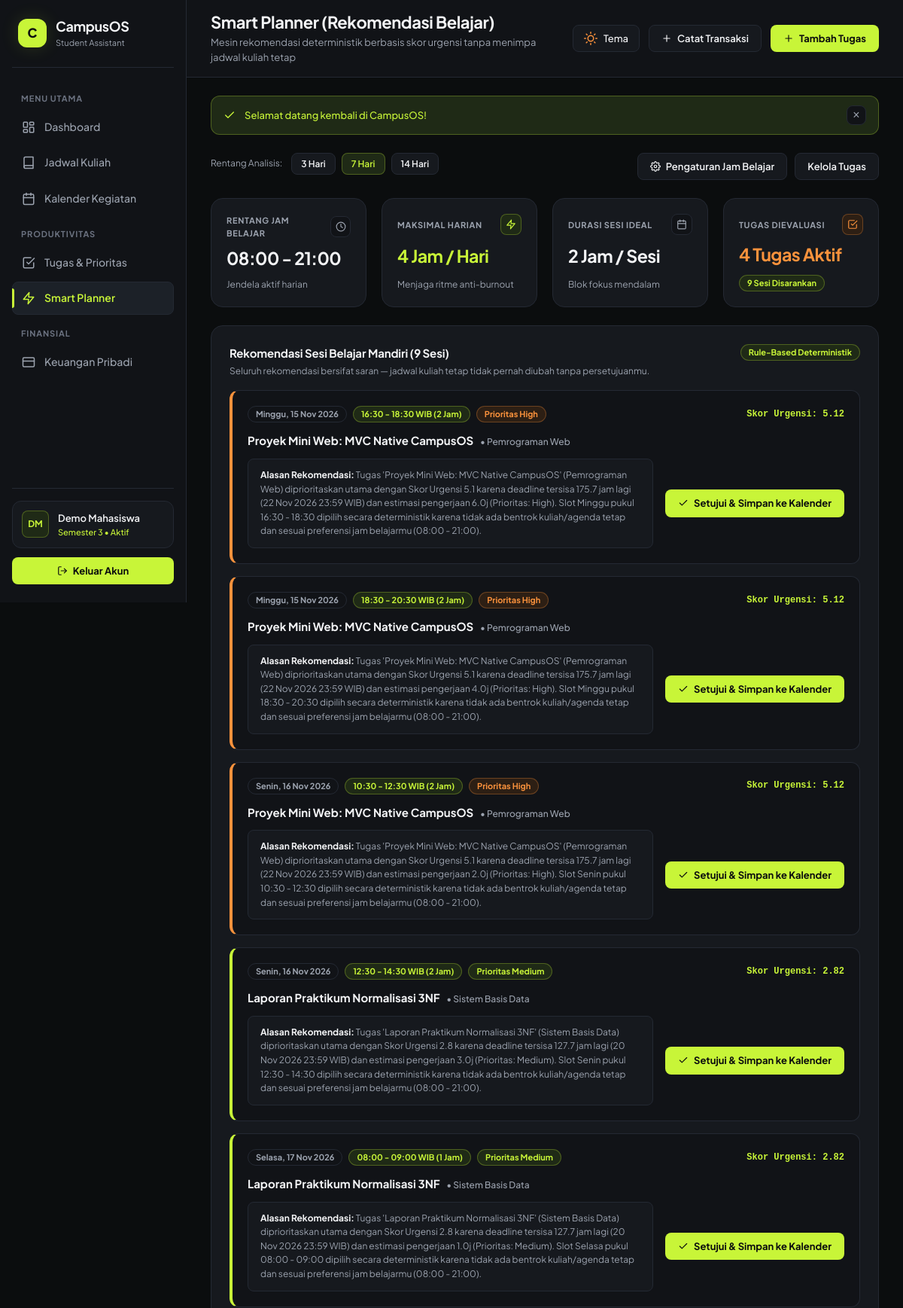
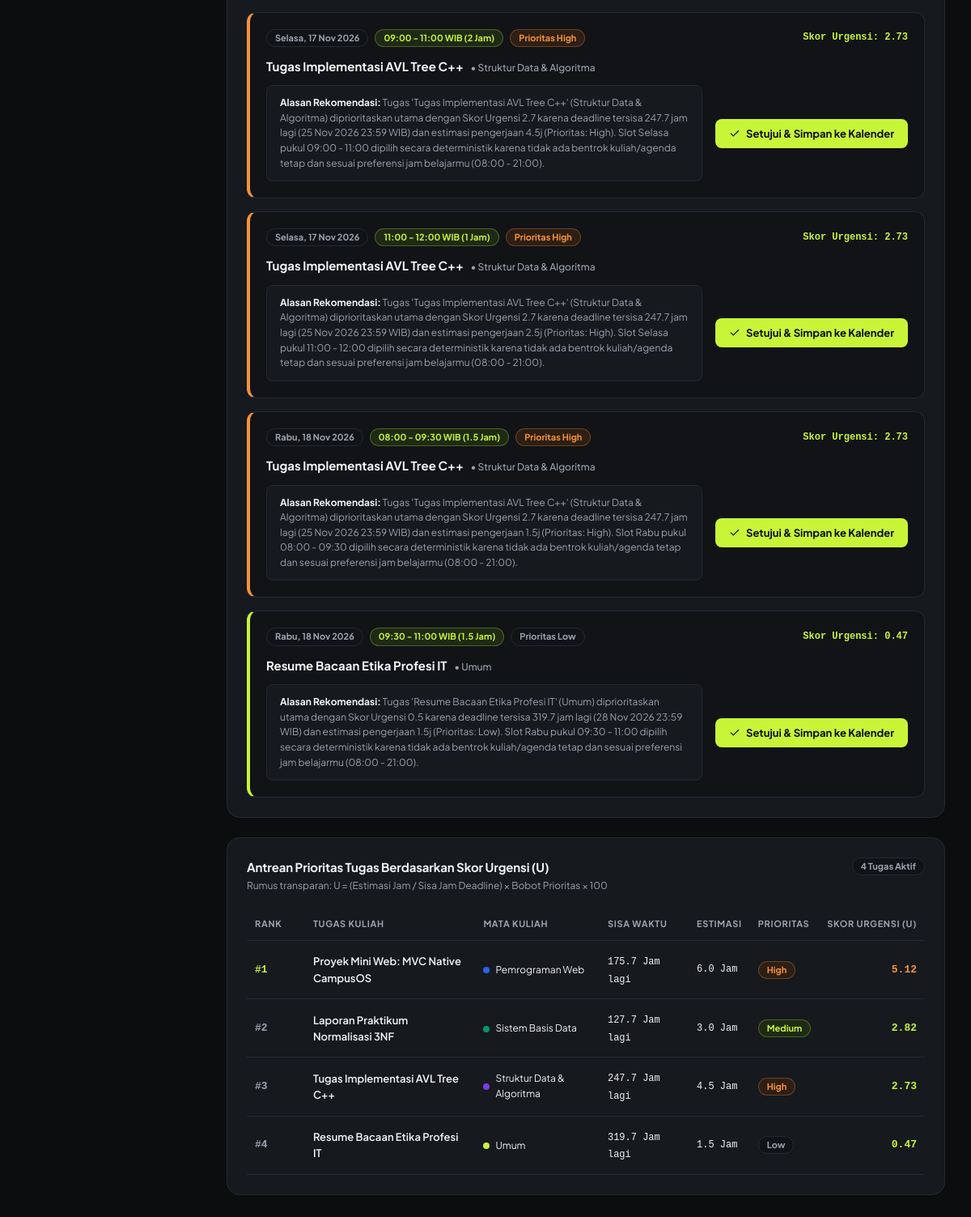
Page /index.php?page=planner (signed in) on the committed database (2 pictures, top to bottom).
### tables this page shows
CREATE TABLE IF NOT EXISTS `planning_preferences` (
    `id` INT AUTO_INCREMENT PRIMARY KEY,
    `user_id` INT NOT NULL UNIQUE,
    `study_start_hour` TIME NOT NULL DEFAULT '08:00:00',
    `study_end_hour` TIME NOT NULL DEFAULT '21:00:00',
    `max_daily_study_hours` TINYINT NOT NULL DEFAULT 4,
    `preferred_session_hours` TINYINT NOT NULL DEFAULT 2,
    `updated_at` TIMESTAMP NOT NULL DEFAULT CURRENT_TIMESTAMP ON UPDATE CURRENT_TIMESTAMP,
    CONSTRAINT `fk_planning_user` FOREIGN KEY (`user_id`) 
        REFERENCES `users` (`id`) ON DELETE CASCADE
);

CREATE TABLE IF NOT EXISTS `tasks` (
    `id` INT AUTO_INCREMENT PRIMARY KEY,
    `user_id` INT NOT NULL,
    `course_id` INT NULL,
    `title` VARCHAR(150) NOT NULL,
    `description` TEXT NULL,
    `deadline_date` DATE NOT NULL,
    `deadline_time` TIME NOT NULL DEFAULT '23:59:00',
    `estimated_hours` DECIMAL(4,1) NOT NULL DEFAULT 2.0,
    `priority` ENUM('low', 'medium', 'high') NOT NULL,
    `status` ENUM('pending', 'in_progress', 'done') NOT NULL DEFAULT 'pending',
    `created_at` TIMESTAMP NOT NULL DEFAULT CURRENT_TIMESTAMP,
    INDEX `idx_tasks_user_status_deadline` (`user_id`, `status`, `deadline_date`),
    CONSTRAINT `fk_tasks_user` FOREIGN KEY (`user_id`) 
        REFERENCES `users` (`id`) ON DELETE CASCADE,
    CONSTRAINT `fk_tasks_course` FOREIGN KEY (`course_id`) 
        REFERENCES `courses` (`id`) ON DELETE SET NULL
);

CREATE TABLE IF NOT EXISTS `courses` (
    `id` INT AUTO_INCREMENT PRIMARY KEY,
    `user_id` INT NOT NULL,
    `course_code` VARCHAR(20) NOT NULL,
    `course_name` VARCHAR(120) NOT NULL,
    `lecturer` VARCHAR(100) NULL,
    `credits` TINYINT NOT NULL DEFAULT 3,
    `color_hex` VARCHAR(7) NOT NULL DEFAULT '#3B82F6',
    `created_at` TIMESTAMP NOT NULL DEFAULT CURRENT_TIMESTAMP,
    CONSTRAINT `fk_courses_user` FOREIGN KEY (`user_id`) 
        REFERENCES `users` (`id`) ON DELETE CASCADE
);

### views/planner/index.php (the view, shortened to what the rows shown need)
<?php
$recommendations = $recommendations ?? [];
$plannerData = $plannerData ?? [];
$preferences = $preferences ?? [];
$rankedTasks = $rankedTasks ?? [];
$studyStart = substr($preferences['study_start_hour'] ?? '08:00:00', 0, 5);
$studyEnd   = substr($preferences['study_end_hour'] ?? '21:00:00', 0, 5);
$maxDaily   = (int) ($preferences['max_daily_study_hours'] ?? 4);
$idealSess  = (int) ($preferences['preferred_session_hours'] ?? 2);
?>
<section class="kpi-grid-4" aria-label="Preferensi Jam Belajar Smart Planner">
  <article class="kpi-card">
    <div class="kpi-top">
      <span class="kpi-label">Rentang Jam Belajar</span>
      <span class="kpi-icon-dot" aria-hidden="true">
      </span>
    </div>
    <div class="kpi-value is-compact"><?= e($studyStart) ?> - <?= e($studyEnd) ?></div>
    <div class="kpi-footer">
      <span>Jendela aktif harian</span>
    </div>
  </article>
  <article class="kpi-card">
    <div class="kpi-top">
      <span class="kpi-label">Maksimal Harian</span>
      <span class="kpi-icon-dot is-lime" aria-hidden="true">
      </span>
    </div>
    <div class="kpi-value is-lime is-compact"><?= $maxDaily ?> Jam / Hari</div>
    <div class="kpi-footer">
      <span>Menjaga ritme anti-burnout</span>
    </div>
  </article>
  <article class="kpi-card">
    <div class="kpi-top">
      <span class="kpi-label">Durasi Sesi Ideal</span>
      <span class="kpi-icon-dot" aria-hidden="true">
      </span>
    </div>
    <div class="kpi-value is-compact"><?= $idealSess ?> Jam / Sesi</div>
    <div class="kpi-footer">
      <span>Blok fokus mendalam</span>
    </div>
  </article>
</section>
<article class="bento-card">
  <div class="card-header-row">
    <div class="card-heading-group">
      <h2 class="card-heading-title">Rekomendasi Sesi Belajar Mandiri (<?= count($recommendations) ?> Sesi)</h2>
    </div>
  </div>
  <?php if (empty($recommendations)): ?>
    <div class="empty-state">
      <div class="empty-state-icon" aria-hidden="true">
        <svg class="ui-icon" viewBox="0 0 24 24">
          <polygon points="13 2 3 14 12 14 11 22 21 10 12 10 13 2"></polygon>
        </svg>
      </div>
      <h3 class="empty-state-title">Belum Ada Rekomendasi Slot Belajar</h3>
      <p class="empty-state-desc">
        <?= e($plannerData['message'] ?? 'Semua tugas telah selesai, atau tidak ditemukan slot luang yang sesuai preferensi jam belajarmu.') ?>
      </p>
      <div style="display: flex; gap: 10px; flex-wrap: wrap; justify-content: center;">
        <button type="button" class="btn-lime" data-open-modal="quickTaskModal">+ Tambah Tugas Baru</button>
        <button type="button" class="btn-secondary" data-open-modal="prefsModal">Sesuaikan Jam Belajar</button>
      </div>
    </div>
  <?php else: ?>
    <div class="planner-rec-list">
      <?php foreach ($recommendations as $rec):
        $isHigh = (($rec['priority'] ?? '') === 'high');
        $prioBadgeClass = $isHigh ? 'pill-orange' : (($rec['priority'] ?? '') === 'medium' ? 'pill-lime' : 'pill-neutral');
      ?>
        <div class="planner-rec-card <?= $isHigh ? 'is-high' : '' ?>">
          <div class="planner-rec-top">
            <div class="planner-rec-badges">
              <span class="pill pill-neutral">
                <?= e($rec['day_name']) ?>, <?= date('d M Y', strtotime($rec['date'])) ?>
              </span>
              <span class="pill pill-lime">
                <?= e($rec['start_time']) ?> - <?= e($rec['end_time']) ?> WIB (<?= e($rec['session_duration_hours']) ?> Jam)
              </span>
              <span class="pill <?= $prioBadgeClass ?>">
                Prioritas <?= ucfirst(e($rec['priority'] ?? 'Medium')) ?>
              </span>
            </div>
            <span style="font-family: var(--font-family-mono); font-size: var(--font-size-xs); font-weight: var(--font-weight-bold); color: var(--accent-lime);">
              Skor Urgensi: <?= e($rec['urgency_score']) ?>
            </span>
          </div>
          <div class="planner-rec-title">
            <?= e($rec['task_title']) ?>
            <span class="planner-rec-course">• <?= e($rec['course_name'] ?? 'Umum') ?></span>
          </div>
          <div class="planner-rec-body">
            <div class="planner-reason-box">
              <strong>Alasan Rekomendasi:</strong> <?= e($rec['reason']) ?>
            </div>
            <form method="POST" action="index.php?page=calendar&action=store_event" style="flex-shrink: 0;">
              <button
                type="submit"
                class="btn-lime"
                onclick="return confirm('Simpan sesi belajar <?= e($rec['day_name']) ?> <?= e($rec['start_time']) ?>-<?= e($rec['end_time']) ?> WIB ke Kalender Kegiatanmu?');"
              >
                <svg class="ui-icon ui-icon-xs" viewBox="0 0 24 24" aria-hidden="true">
                  <polyline points="20 6 9 17 4 12"></polyline>
                </svg>
                <span>Setujui &amp; Simpan ke Kalender</span>
              </button>
            </form>
          </div>
        </div>
      <?php endforeach; ?>
    </div>
  <?php endif; ?>
</article>
<article class="bento-card">
  <div class="card-header-row">
    <div class="card-heading-group">
      <h2 class="card-heading-title">Antrean Prioritas Tugas Berdasarkan Skor Urgensi (U)</h2>
    </div>
  </div>
  <?php if (empty($rankedTasks)): ?>
    <div class="empty-state" style="padding: 28px 12px;">
      <p class="empty-state-desc" style="margin-bottom: 0;">Tidak ada tugas aktif dalam antrean evaluasi saat ini.</p>
    </div>
  <?php else: ?>
    <div class="data-table-wrap">
      <table class="data-table">
        <thead>
          <tr>
            <th style="width: 72px;">Rank</th>
            <th>Tugas Kuliah</th>
            <th>Mata Kuliah</th>
            <th>Sisa Waktu</th>
            <th>Estimasi</th>
            <th>Prioritas</th>
            <th style="text-align: right;">Skor Urgensi (U)</th>
          </tr>
        </thead>
        <tbody>
          <?php foreach ($rankedTasks as $idx => $rt):
            $rtPrioClass = match ($rt['priority'] ?? 'medium') {
                'high'   => 'pill-orange',
                'medium' => 'pill-lime',
                default  => 'pill-neutral',
            };
          ?>
            <tr>
              <td style="font-family: var(--font-family-mono); font-weight: var(--font-weight-bold); color: <?= $idx === 0 ? 'var(--accent-lime)' : 'var(--text-secondary)' ?>;">
                #<?= $idx + 1 ?>
              </td>
              <td>
                <div class="task-title-text"><?= e($rt['title']) ?></div>
              </td>
              <td>
                <span class="course-chip">
                  <span class="course-dot" style="background-color: <?= e($rt['color_hex'] ?? '#C8F538') ?>;"></span>
                  <span><?= e($rt['course_name'] ?? 'Umum') ?></span>
                </span>
              </td>
              <td>
                <?php if (!empty($rt['is_overdue'])): ?>
                  <span class="pill pill-danger">Lewat Deadline</span>
                <?php else: ?>
                  <span style="font-family: var(--font-family-mono); font-size: var(--font-size-xs);">
                    <?= number_format((float) ($rt['remaining_hours'] ?? 0), 1) ?> Jam lagi
                  </span>
                <?php endif; ?>
              </td>
              <td style="font-family: var(--font-family-mono); font-size: var(--font-size-xs);">
                <?= number_format((float) ($rt['estimated_hours'] ?? 2.0), 1) ?> Jam
              </td>
              <td>
                <span class="pill <?= $rtPrioClass ?>"><?= ucfirst(e($rt['priority'] ?? 'medium')) ?></span>
              </td>
              <td style="text-align: right; font-family: var(--font-family-mono); font-weight: var(--font-weight-bold); color: <?= $idx === 0 ? 'var(--accent-orange)' : 'var(--accent-lime)' ?>;">
                <?= e($rt['urgency_score']) ?>
              </td>
            </tr>
          <?php endforeach; ?>
        </tbody>
      </table>
    </div>
  <?php endif; ?>
</article>

### rows in the picture
planning_preferences: study_start_hour "08:00", study_end_hour "21:00", max_daily_study_hours "4", preferred_session_hours "2"
tasks: day_name "Minggu", date "15 Nov 2026", start_time "16:30", end_time "18:30", session_duration_hours "2", priority "High", urgency_score "5.12", title "Proyek Mini Web: MVC Native CampusOS", course.course_name "Pemrograman Web", reason "Tugas 'Proyek Mini Web: MVC Native CampusOS' (Pemrograman Web) diprioritaskan utama dengan Skor Urgensi 5.1 karena deadline tersisa 175.7 jam lagi (22 Nov 2026 23:59 WIB) dan estimasi pengerjaan 6.0j (Prioritas: High). Slot Minggu pukul 16:30 - 18:30 dipilih secara deterministik karena tidak ada bentrok kuliah/agenda tetap dan sesuai preferensi jam belajarmu (08:00 - 21:00).", start_time "18:30", end_time "20:30", reason "Tugas 'Proyek Mini Web: MVC Native CampusOS' (Pemrograman Web) diprioritaskan utama dengan Skor Urgensi 5.1 karena deadline tersisa 175.7 jam lagi (22 Nov 2026 23:59 WIB) dan estimasi pengerjaan 4.0j (Prioritas: High). Slot Minggu pukul 18:30 - 20:30 dipilih secara deterministik karena tidak ada bentrok kuliah/agenda tetap dan sesuai preferensi jam belajarmu (08:00 - 21:00).", day_name "Senin", date "16 Nov 2026", start_time "10:30", end_time "12:30", reason "Tugas 'Proyek Mini Web: MVC Native CampusOS' (Pemrograman Web) diprioritaskan utama dengan Skor Urgensi 5.1 karena deadline tersisa 175.7 jam lagi (22 Nov 2026 23:59 WIB) dan estimasi pengerjaan 2.0j (Prioritas: High). Slot Senin pukul 10:30 - 12:30 dipilih secara deterministik karena tidak ada bentrok kuliah/agenda tetap dan sesuai preferensi jam belajarmu (08:00 - 21:00).", remaining_hours "175.7", estimated_hours "6.0"
tasks: day_name "Senin", date "16 Nov 2026", start_time "12:30", end_time "14:30", id "2", priority "Medium", urgency_score "2.82", title "Laporan Praktikum Normalisasi 3NF", course.course_name "Sistem Basis Data", reason "Tugas 'Laporan Praktikum Normalisasi 3NF' (Sistem Basis Data) diprioritaskan utama dengan Skor Urgensi 2.8 karena deadline tersisa 127.7 jam lagi (20 Nov 2026 23:59 WIB) dan estimasi pengerjaan 3.0j (Prioritas: Medium). Slot Senin pukul 12:30 - 14:30 dipilih secara deterministik karena tidak ada bentrok kuliah/agenda tetap dan sesuai preferensi jam belajarmu (08:00 - 21:00).", day_name "Selasa", date "17 Nov 2026", start_time "08:00", end_time "09:00", user "1", reason "Tugas 'Laporan Praktikum Normalisasi 3NF' (Sistem Basis Data) diprioritaskan utama dengan Skor Urgensi 2.8 karena deadline tersisa 127.7 jam lagi (20 Nov 2026 23:59 WIB) dan estimasi pengerjaan 1.0j (Prioritas: Medium). Slot Selasa pukul 08:00 - 09:00 dipilih secara deterministik karena tidak ada bentrok kuliah/agenda tetap dan sesuai preferensi jam belajarmu (08:00 - 21:00).", remaining_hours "127.7", estimated_hours "3.0"
tasks: day_name "Selasa", date "17 Nov 2026", start_time "09:00", end_time "11:00", course "2", priority "High", urgency_score "2.73", title "Tugas Implementasi AVL Tree C++", course.course_name "Struktur Data & Algoritma", reason "Tugas 'Tugas Implementasi AVL Tree C++' (Struktur Data & Algoritma) diprioritaskan utama dengan Skor Urgensi 2.7 karena deadline tersisa 247.7 jam lagi (25 Nov 2026 23:59 WIB) dan estimasi pengerjaan 4.5j (Prioritas: High). Slot Selasa pukul 09:00 - 11:00 dipilih secara deterministik karena tidak ada bentrok kuliah/agenda tetap dan sesuai preferensi jam belajarmu (08:00 - 21:00).", start_time "11:00", end_time "12:00", user "1", reason "Tugas 'Tugas Implementasi AVL Tree C++' (Struktur Data & Algoritma) diprioritaskan utama dengan Skor Urgensi 2.7 karena deadline tersisa 247.7 jam lagi (25 Nov 2026 23:59 WIB) dan estimasi pengerjaan 2.5j (Prioritas: High). Slot Selasa pukul 11:00 - 12:00 dipilih secara deterministik karena tidak ada bentrok kuliah/agenda tetap dan sesuai preferensi jam belajarmu (08:00 - 21:00).", day_name "Rabu", date "18 Nov 2026", start_time "08:00", end_time "09:30", session_duration_hours "1.5", reason "Tugas 'Tugas Implementasi AVL Tree C++' (Struktur Data & Algoritma) diprioritaskan utama dengan Skor Urgensi 2.7 karena deadline tersisa 247.7 jam lagi (25 Nov 2026 23:59 WIB) dan estimasi pengerjaan 1.5j (Prioritas: High). Slot Rabu pukul 08:00 - 09:30 dipilih secara deterministik karena tidak ada bentrok kuliah/agenda tetap dan sesuai preferensi jam belajarmu (08:00 - 21:00).", remaining_hours "247.7", estimated_hours "4.5"
tasks: day_name "Rabu", date "18 Nov 2026", start_time "09:30", end_time "11:00", estimated_hours "1.5", priority "Low", urgency_score "0.47", title "Resume Bacaan Etika Profesi IT", course_name "Umum", reason "Tugas 'Resume Bacaan Etika Profesi IT' (Umum) diprioritaskan utama dengan Skor Urgensi 0.5 karena deadline tersisa 319.7 jam lagi (28 Nov 2026 23:59 WIB) dan estimasi pengerjaan 1.5j (Prioritas: Low). Slot Rabu pukul 09:30 - 11:00 dipilih secara deterministik karena tidak ada bentrok kuliah/agenda tetap dan sesuai preferensi jam belajarmu (08:00 - 21:00).", remaining_hours "319.7"

### other values in the picture
$userInitials "DM"
$user['name'] "Demo Mahasiswa"
$user['semester'] "3"
$headerInfo['title'] "Smart Planner (Rekomendasi Belajar)"
$headerInfo['subtitle'] "Mesin rekomendasi deterministik berbasis skor urgensi tanpa menimpa jadwal kuliah tetap"
$flash['message'] "Selamat datang kembali di CampusOS!"
count($rankedTasks) "4"
count($recommendations) "9"
